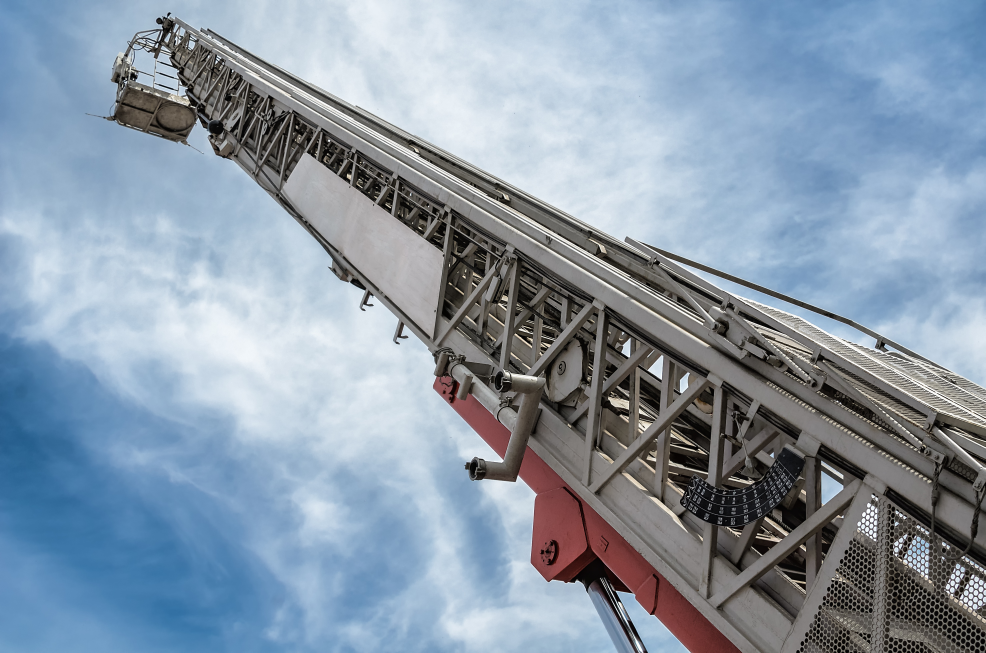
#> input picture infraforge-ai-backend/datasets/infraforge_yolo/images/69b924311db81df5dfd6583c/00.jpg, 4928 x 3264 px (shown at 1/5 size)
$ python -i opencv_visual_classifier.py   (imports and definitions only)
#> lines starting #> are read from the running program, lines starting #| are printed output that depends on the picture; after the words box and inside, x2 and y2 are one past the last pixel; in counts of white or black regions, pixels touching at a corner belong together
"""
OpenCV-only visual heuristics for construction equipment classification.

Works without TensorFlow/YOLO — primary fallback on Python 3.14+.
"""

from __future__ import annotations

import math
from functools import lru_cache
from typing import Any

# Categories we can score from shape / colour / structure cues.
_VISUAL_CATEGORIES = (
    "wheel loader",
    "backhoe loader",
    "excavator",
    "bulldozer",
    "dump truck",
    "road roller",
    "motor grader",
    "crane",
    "hydra crane",
    "concrete mixer",
    "concrete pump",
    "crawler drill",
    "forklift",
    "mobile crusher",
    "air compressor",
    "telehandler",
    "compactor",
)


def _safe_import_cv2():
    try:
        import cv2
        import numpy as np

        return cv2, np
    except ImportError:
        return None, None


def _line_stats(lines: Any, w: int, h: int) -> dict[str, float]:
    """Summarise Hough line orientations (booms, masts, tracks)."""
    if lines is None or len(lines) == 0:
        return {"diag": 0.0, "vertical": 0.0, "horizontal": 0.0, "count": 0.0}

    diag = vertical = horizontal = 0
    for seg in lines[:80]:
        x1, y1, x2, y2 = seg[0]
        dx = abs(x2 - x1)
        dy = abs(y2 - y1)
        length = math.hypot(dx, dy)
        if length < max(18, w * 0.06):
            continue
        if dx < 8:
            vertical += 1
        elif dy < 8:
            horizontal += 1
        else:
            diag += 1

    total = max(diag + vertical + horizontal, 1)
    return {
        "diag": diag / total,
        "vertical": vertical / total,
        "horizontal": horizontal / total,
        "count": float(diag + vertical + horizontal),
    }


@lru_cache(maxsize=48)
def analyze_construction_equipment(image_path: str) -> dict[str, float]:
    """
    Score marketplace categories from local image features only.
    Returns category -> score (typically 0.05–0.55).
    """
    cv2, np = _safe_import_cv2()
    if cv2 is None:
        return {}

    img = cv2.imread(image_path)
#> img is the input picture: shape (3264, 4928, 3); mean B, G, R 168.4, 152.5, 137
    if img is None:
        return {}

    h, w = img.shape[:2]
#> h = 3264; w = 4928
    if w < 24 or h < 24:
        return {}

    # Large listing photos (5MB+) slow Hough transforms — analyse a bounded size.
    max_side = max(h, w)
#> max_side = 4928
    if max_side > 960:
        scale = 960.0 / max_side
#> scale = 0.195
        img = cv2.resize(
            img,
            (max(24, int(w * scale)), max(24, int(h * scale))),
            interpolation=cv2.INTER_AREA,
        )
#> img: shape (635, 960, 3)
        h, w = img.shape[:2]
#> h = 635; w = 960

    scores: dict[str, float] = {c: 0.0 for c in _VISUAL_CATEGORIES}
    aspect = h / float(w)
#> aspect = 0.661

    hsv = cv2.cvtColor(img, cv2.COLOR_BGR2HSV)
#> hsv: shape (635, 960, 3); mean H, S, V 81.8, 56.5, 171.8
    yellow_mask = cv2.inRange(hsv, np.array([10, 70, 70]), np.array([40, 255, 255]))
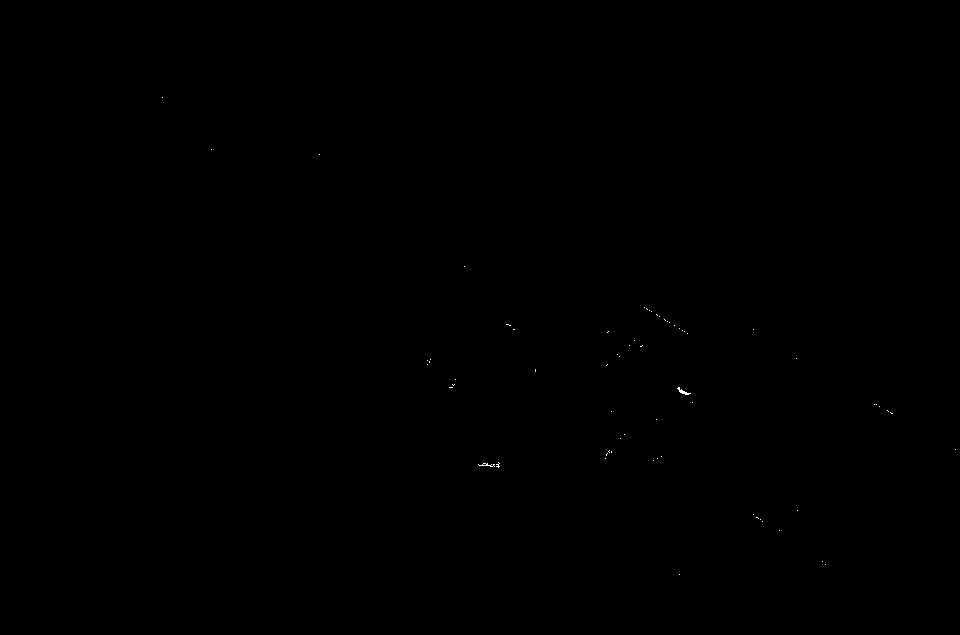
#> yellow_mask: shape (635, 960); 0.03% white in thin lines or dots, all inside (x1, y1, x2, y2) = (162, 97, 956, 575)
    orange_mask = cv2.inRange(hsv, np.array([5, 100, 100]), np.array([18, 255, 255]))
#> orange_mask: shape (635, 960); 0% white in thin lines or dots, all inside (x1, y1, x2, y2) = (678, 388, 685, 393)
    construction_mask = cv2.bitwise_or(yellow_mask, orange_mask)
    yellow_ratio = float(cv2.countNonZero(construction_mask)) / float(h * w)
#> yellow_ratio = 0.000281

    gray = cv2.cvtColor(img, cv2.COLOR_BGR2GRAY)
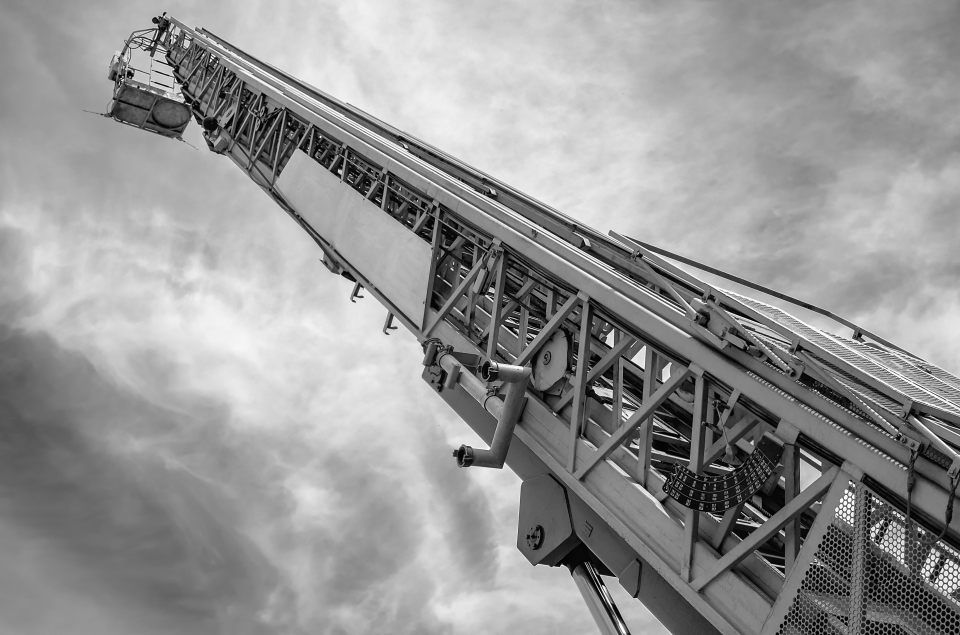
#> gray: shape (635, 960); min 1, max 253, mean 149.6
    edges = cv2.Canny(gray, 60, 160)
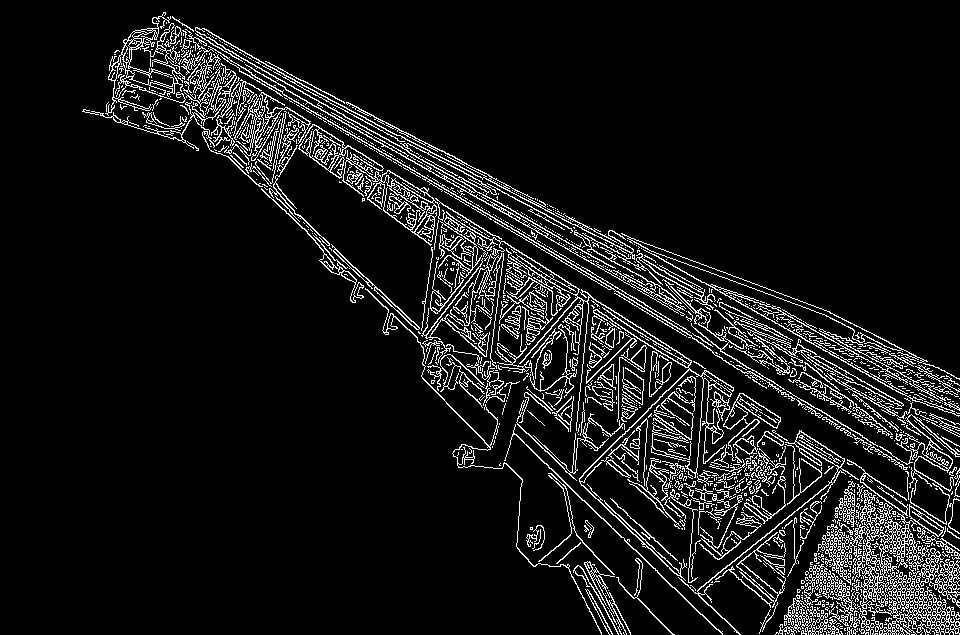
#> edges: shape (635, 960); 8.6% white in thin lines or dots, all inside (x1, y1, x2, y2) = (82, 12, 960, 635)
    lines = cv2.HoughLinesP(
        edges,
        rho=1,
        theta=np.pi / 180,
        threshold=max(30, w // 12),
        minLineLength=max(24, w // 7),
        maxLineGap=max(8, w // 30),
    )
#> lines = 260 rows, first 6: [475, 209, 958, 499], [137, 30, 959, 627], [739, 365, 957, 496], [249, 58, 664, 270], [436, 175, 959, 430], [143, 29, 958, 558]
    line_stats = _line_stats(lines, w, h)
#> the loop in _line_stats, `for seg in lines[:80]:` made 80 passes
#> (x1, y1, x2, y2, dx, dy, length) on passes 1 to 12: (475, 209, 958, 499, 483, 290, 563.4), (137, 30, 959, 627, 822, 597, 1015.9), (739, 365, 957, 496, 218, 131, 254.3), (249, 58, 664, 270, 415, 212, 466), (436, 175, 959, 430, 523, 255, 581.9), (143, 29, 958, 558, 815, 529, 971.6), (118, 50, 722, 634, 604, 584, 840.2), (146, 29, 498, 193, 352, 164, 388.3), (451, 188, 914, 467, 463, 279, 540.6), (148, 30, 958, 556, 810, 526, 965.8), (153, 28, 958, 550, 805, 522, 959.4), (382, 143, 959, 476, 577, 333, 666.2)
#> after the loop in _line_stats, `for seg in lines[:80]:`: diag = 80; horizontal = 0
#> in _line_stats, `total = max(diag + vertical + horizontal, 1)`: total = 80
#> line_stats = {'diag': 1, 'vertical': 0, 'horizontal': 0, 'count': 80}

    circles = cv2.HoughCircles(
        gray,
        cv2.HOUGH_GRADIENT,
        dp=1.2,
        minDist=max(18, w // 7),
        param1=75,
        param2=32,
        minRadius=max(6, w // 30),
        maxRadius=max(40, w // 4),
    )
#> circles = 21 rows, first 8: [796.2, 478.2, 153.4], [258.6, 335.4, 239.2], [432.6, 425.4, 239.2], [706.2, 227.4, 239.2], [660.6, 395.4, 120.4], [653.4, 618.6, 239.2], [532.2, 312.6, 102], [487.8, 75, 239.2]
    circle_count = len(circles[0]) if circles is not None else 0
#> circle_count = 21

    # Bottom band — tracks, chassis, wheels
    bottom = gray[int(h * 0.62) :, :]
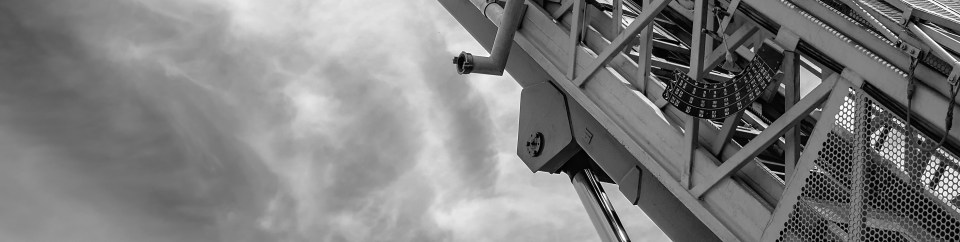
#> bottom: shape (242, 960); min 1, max 252, mean 125.8
    bottom_edges = cv2.Canny(bottom, 50, 140)
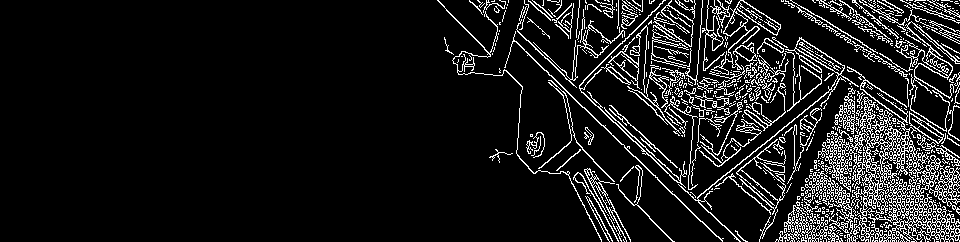
#> bottom_edges: shape (242, 960); 10.3% white in thin lines or dots, all inside (x1, y1, x2, y2) = (437, 0, 960, 242)
    bottom_edge_ratio = float(cv2.countNonZero(bottom_edges)) / float(bottom.size or 1)
#> bottom_edge_ratio = 0.103

    # Front-centre bucket region (wheel loaders)
    cx0, cx1 = int(w * 0.2), int(w * 0.8)
#> cx0 = 192; cx1 = 768
    cy0, cy1 = int(h * 0.45), int(h * 0.92)
#> cy0 = 285; cy1 = 584
    front_roi = img[cy0:cy1, cx0:cx1]
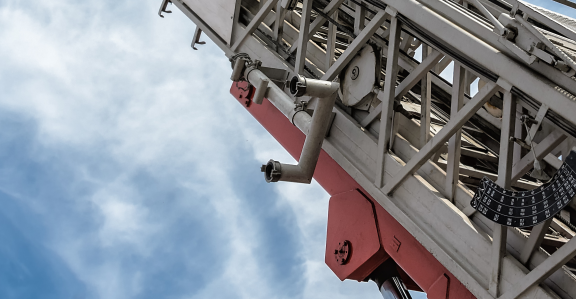
#> front_roi: shape (299, 576, 3); mean B, G, R 147.7, 139.1, 133.4
    if front_roi.size:
        front_hsv = cv2.cvtColor(front_roi, cv2.COLOR_BGR2HSV)
#> front_hsv: shape (299, 576, 3); mean H, S, V 70, 48.9, 154.7
        front_yellow = cv2.inRange(
            front_hsv, np.array([10, 60, 60]), np.array([42, 255, 255])
        )
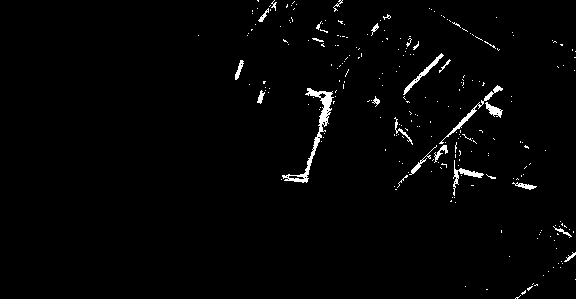
#> front_yellow: shape (299, 576); 1.7% white; 250 white regions (228 under 20 px), largest, box (x1, y1, x2, y2) and area: (282, 88, 334, 183) 708, (439, 85, 503, 144) 267, (403, 53, 444, 95) 209
        front_yellow_ratio = float(cv2.countNonZero(front_yellow)) / float(
            front_roi.shape[0] * front_roi.shape[1]
        )
#> front_yellow_ratio = 0.0171
    else:
        front_yellow_ratio = 0.0

    # --- Category rules -------------------------------------------------------

    # Wheel loader: boxy, yellow front bucket, moderate aspect
    if 0.72 <= aspect <= 1.35:
        wl = 0.16
        if yellow_ratio > 0.04:
            wl += 0.16
        if front_yellow_ratio > 0.10:
            wl += 0.30
        if front_yellow_ratio > 0.20:
            wl += 0.18
        if 0.85 <= aspect <= 1.15:
            wl += 0.10
        scores["wheel loader"] += wl

    # Backhoe / JCB: yellow, medium aspect, diagonal arm
    if 0.78 <= aspect <= 1.25 and yellow_ratio > 0.05:
        scores["backhoe loader"] += 0.16 + line_stats["diag"] * 0.18

    # Excavator: tracks at bottom, arm lines, often yellow
    if bottom_edge_ratio > 0.045 and line_stats["diag"] > 0.22:
        scores["excavator"] += 0.18
    if bottom_edge_ratio > 0.06 and 0.75 <= aspect <= 1.2:
        scores["excavator"] += 0.14
    if yellow_ratio > 0.06 and line_stats["horizontal"] > 0.25:
        scores["excavator"] += 0.10

    # Bulldozer: wide, low blade, yellow
    if aspect <= 0.92 and yellow_ratio > 0.05:
        scores["bulldozer"] += 0.16 + line_stats["horizontal"] * 0.12

    # Dump truck: wide profile, cab + bed, yellow common
    if 0.62 <= aspect <= 1.05:
        scores["dump truck"] += 0.14
        if yellow_ratio > 0.08:
            scores["dump truck"] += 0.18
        if aspect <= 0.88:
            scores["dump truck"] += 0.10

    # Road roller / compactor: multiple drums (circles) — not front-loader buckets
    roller_boost = 0.0
    if circle_count >= 2 and front_yellow_ratio < 0.18:
        roller_boost = 0.20 + min(circle_count, 4) * 0.04
#> roller_boost = 0.36
    elif circle_count >= 2 and line_stats["horizontal"] > 0.25:
        roller_boost = 0.14
    if 0.55 <= aspect <= 0.95 and circle_count >= 2 and front_yellow_ratio < 0.15:
        roller_boost += 0.10
#> roller_boost = 0.46
    if roller_boost:
        scores["road roller"] += roller_boost
        scores["compactor"] += roller_boost * 0.7

    # Motor grader: long blade, low wide body
    if aspect <= 0.82 and line_stats["horizontal"] > 0.30:
        scores["motor grader"] += 0.20

    # Cranes: tall OR long boom diagonals
    if aspect >= 1.05:
        scores["crane"] += 0.14
        scores["hydra crane"] += 0.10
        scores["crawler drill"] += 0.08
    if line_stats["diag"] > 0.35 and line_stats["count"] >= 4:
        scores["crane"] += 0.22
        scores["hydra crane"] += 0.16
    if line_stats["vertical"] > 0.28 and aspect >= 0.95:
        scores["crane"] += 0.14

    # Hydra / truck-mounted crane: boom + chassis at bottom
    if line_stats["diag"] > 0.28 and bottom_edge_ratio > 0.04 and aspect >= 0.9:
        scores["hydra crane"] += 0.24
        scores["truck mounted crane"] = scores.get("truck mounted crane", 0) + 0.18

    # Concrete mixer: large single drum
    if circle_count == 1 and 0.85 <= aspect <= 1.35:
        scores["concrete mixer"] += 0.26
    if circle_count >= 1 and yellow_ratio < 0.04 and 0.9 <= aspect <= 1.4:
        scores["concrete mixer"] += 0.10

    # Concrete pump: boom lines + truck base
    if line_stats["diag"] > 0.32 and bottom_edge_ratio > 0.035:
        scores["concrete pump"] += 0.16

    # Crawler drill: very tall, lattice / vertical structure
    if aspect >= 1.25 and line_stats["vertical"] > 0.22:
        scores["crawler drill"] += 0.28

    # Forklift / telehandler: vertical mast
    if line_stats["vertical"] > 0.32 and 0.9 <= aspect <= 1.5:
        scores["forklift"] += 0.18
        scores["telehandler"] += 0.12

    # Mobile crusher: industrial, dark metal, wide
    if aspect <= 1.0 and yellow_ratio < 0.04 and bottom_edge_ratio > 0.05:
        scores["mobile crusher"] += 0.14

    # Air compressor: small trailer unit on site
    if aspect <= 1.1 and yellow_ratio < 0.03 and circle_count == 0:
        scores["air compressor"] += 0.08

    # Drop negligible scores
    return {k: round(v, 4) for k, v in scores.items() if v >= 0.06}


def opencv_machine_hints(image_path: str) -> dict[str, float]:
    """Backward-compatible alias used by image_intent_service."""
    return analyze_construction_equipment(image_path)

>>> result = opencv_machine_hints('../../datasets/infraforge_yolo/images/69b924311db81df5dfd6583c/00.jpg')
#> result = {'excavator': 0.18, 'dump truck': 0.24, 'road roller': 0.46, 'crane': 0.22, 'hydra crane': 0.16, 'concrete pump': 0.16, 'mobile crusher': 0.14, 'compactor': 0.322}
